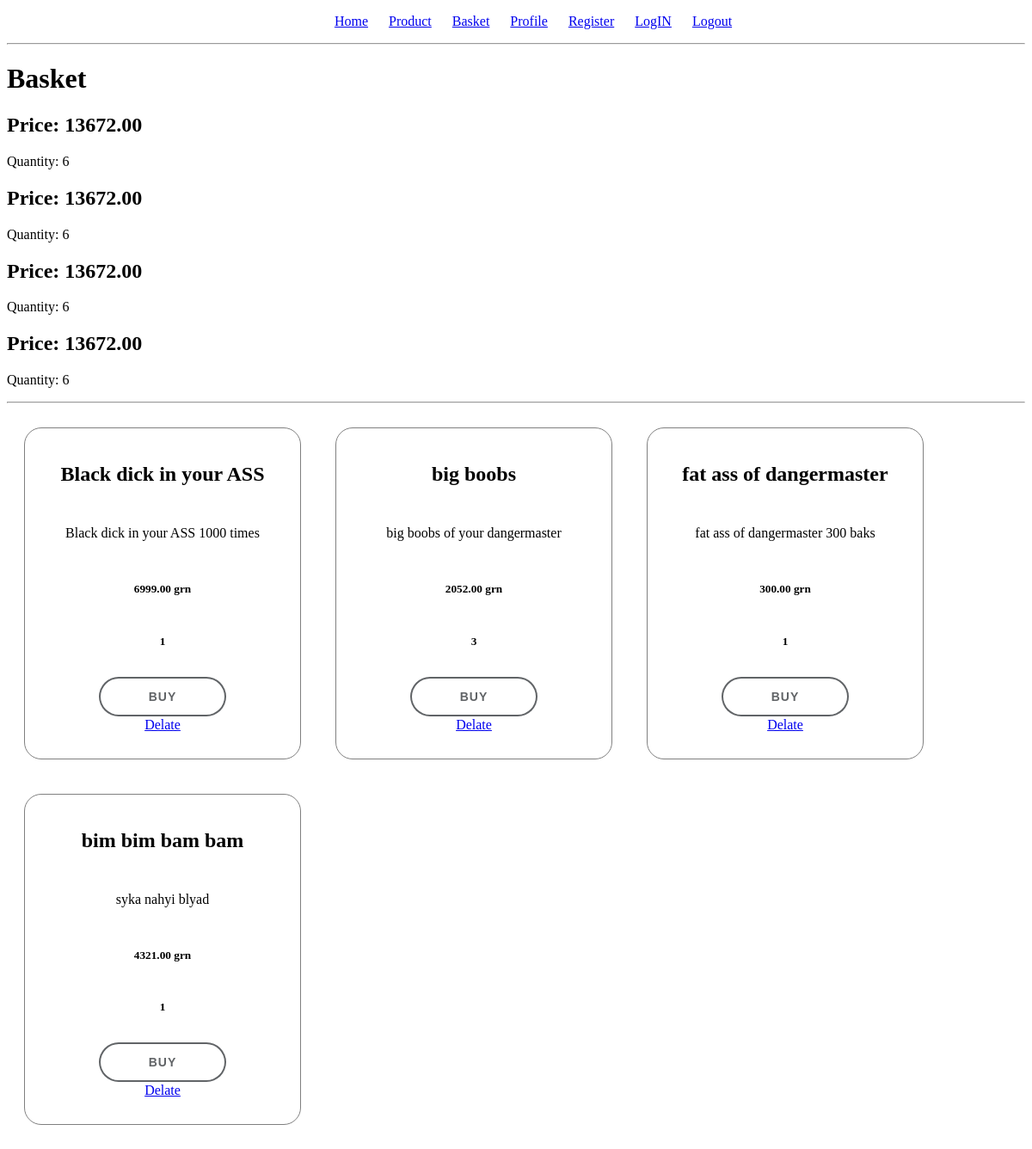
/basket/ (signed in), run on the app's committed database.
### products/models.py (models this page shows, shortened)
class Basket(models.Model):
    user = models.ForeignKey( to=User, on_delete=models.CASCADE)
    product = models.ForeignKey(to=Product, on_delete=models.CASCADE)
    quantity = models.PositiveSmallIntegerField(default=0)
    created_timestamp = models.DateTimeField(auto_now_add=True)
    def sum(self):
        return self.product.price * self.quantity
    def total_sum(self):
        baskets = Basket.objects.filter(user=self.user)
        return sum(basket.sum() for basket in baskets)
    def total_quantity(self):
        baskets = Basket.objects.filter(user=self.user)
        return sum(basket.quantity for basket in baskets)

class Product(models.Model):
    name = models.CharField(max_length=256)
    description = models.TextField()
    price = models.DecimalField(max_digits=6, decimal_places=2)
    quantity = models.PositiveIntegerField(default=0)
    image = models.ImageField(upload_to='products_images')
    category = models.ForeignKey(ProductCategory, on_delete=models.CASCADE)

### products/views.py (the view)
# urls.py: path('basket/', basket, name='basket'),
@login_required
def basket(request):
    user = request.user
    context = {
                'title': 'Store-Basket',
                'basket': Basket.objects.filter(user=request.user)
            }
    return render(request, 'products/basket.html', context)

### products/templates/products/basket.html (shortened to what this page needs)
{% extends 'base.html' %}
{% load static %}
{% load static %}
{% block style %}
<link rel="stylesheet" type="text/css" href="{% static 'css/base_css/base.css' %}">
<link rel="stylesheet" type="text/css" href="{% static 'css/basket_css/basket.css' %}">
{% endblock %}
{% block content %}
<h1>Basket</h1>
    {% for bas in basket %}
    <h2>Price: {{ bas.total_sum }}</h2>
                            <p>Quantity: {{ bas.total_quantity }}</p>
                            {% endfor %}
<hr>
                        <div class="product-row">
                                {% for bas in  basket %}
                            <div class="col-md-3">
                                <div class="product-page-card">
                                    <div class="product-card-body">
                                        <h2 class="product-card-title text-center">   {{ bas.product.name }}</h2>
                                        <p class="product-card-text text-center">{{  bas.product.description }}</p>
                                        <h5 class="text-center">{{ bas.sum }} grn</h5>
                                        <h5 class="text-center">{{ bas.quantity }}</h5>
                                        <div class="product-btn">
                                            <button type="button">Buy</button>
                                            <br>
                                            <a href="{% url 'products:basket_remove' bas.id %}">Delate</a>
                                        </div>
                                    </div>
                                </div>
                            </div>
                            {% endfor %}
                    </div>
{% endblock %}

### static/css/basket_css/basket.css (style rules this page uses)
.product-row { display: flex; flex-wrap: wrap; }
.col-md-3 { background-color: white; margin: 20px; width: 320px; height: auto; border-radius: 20px; border: solid grey; border-width: 1px; }
.product-card-body { margin: 20px; display: flex; flex-direction: column; justify-content: space-between; align-items: center; height: 100%; text-align: center; }
.product-card-text { padding: 10px; }
.product-btn { padding: 10px; }
.product-btn button { display: inline-block; outline: none; cursor: pointer; font-size: 14px; border-radius: 500px; transition-property: background-color,border-color,color,box-shadow,filter; transition-duration: .3s; border: 1px solid transparent; letter-spacing: 1px; min-width: 150px; text-transform: uppercase; font-weight: 700; text-align: center; color: #616467; box-shadow: inset 0 0 0 2px #616467; background-color: transparent; height: 48px; }

### data on the page
Basket: total_sum "13672.00", total_quantity "6", product.name "Black dick in your ASS", product.description "Black dick in your ASS 1000 times", sum "6999.00", quantity "1"
Basket: total_sum "13672.00", total_quantity "6", product.name "big boobs", product.description "big boobs of your dangermaster", sum "2052.00", quantity "3"
Basket: total_sum "13672.00", total_quantity "6", product.name "fat ass of dangermaster", product.description "fat ass of dangermaster 300 baks", sum "300.00", quantity "1"
Basket: total_sum "13672.00", total_quantity "6", product.name "bim bim bam bam", product.description "syka nahyi blyad", sum "4321.00", quantity "1"
